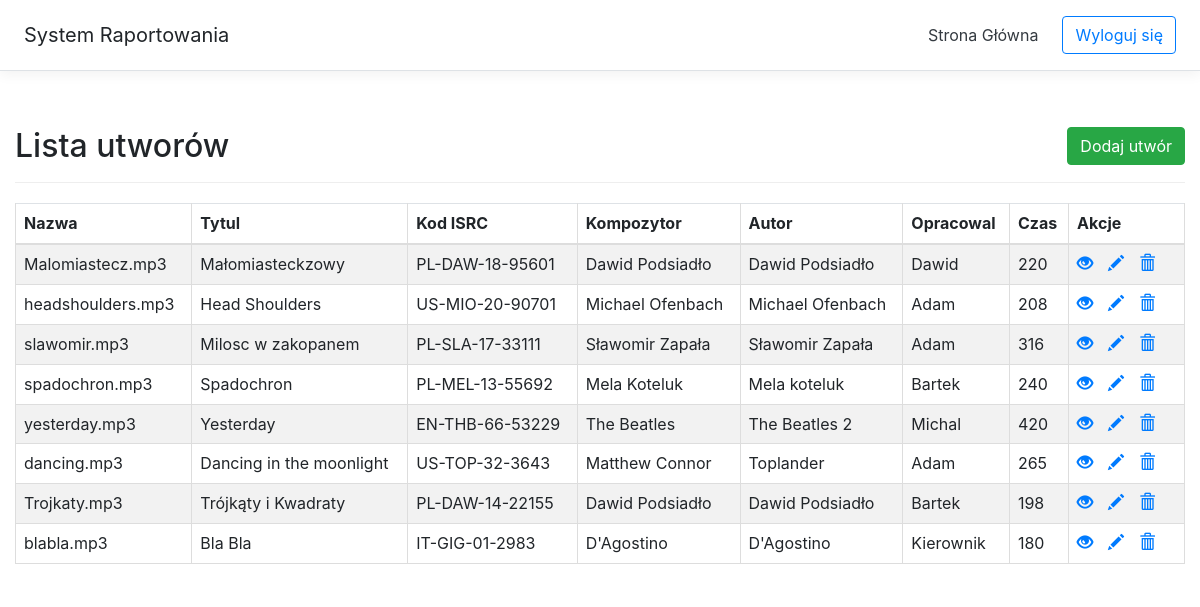
The page /utwory.php (signed in) on the database its author committed.
### tables this page shows
CREATE TABLE `utwory` (
  `id` int(11) NOT NULL,
  `nazwa` varchar(50) DEFAULT NULL,
  `tytul` varchar(50) DEFAULT NULL,
  `kodISRC` varchar(50) DEFAULT NULL,
  `kompozytor` varchar(50) DEFAULT NULL,
  `autor` varchar(50) DEFAULT NULL,
  `autorOpracowania` varchar(50) DEFAULT NULL,
  `czasTrwania` int(50) DEFAULT NULL
);

### utwory.php (the view, shortened to what this page needs)
<!DOCTYPE html>
<html lang="pl">
<head>
    <link rel="stylesheet" href="https://maxcdn.bootstrapcdn.com/bootstrap/3.3.7/css/bootstrap.css">
    <link href="dist/css/bootstrap.min.css" rel="stylesheet">
    <link href="includes/welcome.css" rel="stylesheet">
</head>
<body>
	<div class="d-flex flex-column flex-md-row align-items-center p-3 px-md-4 mb-3 bg-white border-bottom box-shadow">
      <h5 class="my-0 mr-md-auto font-weight-normal">System Raportowania</h5>
      <nav class="my-2 my-md-0 mr-md-3">
        <a class="p-2 text-dark" href="welcome.php">Strona Główna</a>
      </nav>
      <a class="btn btn-outline-primary" href="logout.php">Wyloguj się</a>
    </div>
    <div class="wrapper">
        <div class="container-fluid">
            <div class="row">
                <div class="col-md-12">
                    <div class="page-header clearfix">
                        <h2 class="pull-left">Lista utworów</h2>
                        <a href="createMusic.php" class="btn btn-success pull-right">Dodaj utwór</a>
                    </div>
                    <?php
                    require_once "connect.php";
					$link = mysqli_connect($host, $db_user, $db_password, $db_name);
                    $sql = "SELECT * FROM utwory";
                    if($result = mysqli_query($link, $sql)){
                        if(mysqli_num_rows($result) > 0){
                            echo "<table class='table table-bordered table-striped'>";
                                echo "<thead>";
                                    echo "<tr>";
                                        echo "<th>Nazwa</th>";
                                        echo "<th>Tytul</th>";
                                        echo "<th>Kod ISRC</th>";
                                        echo "<th>Kompozytor</th>";
                                        echo "<th>Autor</th>";
                                        echo "<th>Opracowal</th>";
                                        echo "<th>Czas</th>";
                                        echo "<th>Akcje</th>";
                                    echo "</tr>";
                                echo "</thead>";
                                echo "<tbody>";
                                while($row = mysqli_fetch_array($result)){
                                    echo "<tr>";
                                        echo "<td>" . $row['nazwa'] . "</td>";
                                        echo "<td>" . $row['tytul'] . "</td>";
                                        echo "<td>" . $row['kodISRC'] . "</td>";
                                        echo "<td>" . $row['kompozytor'] . "</td>";
                                        echo "<td>" . $row['autor'] . "</td>";
                                        echo "<td>" . $row['autorOpracowania'] . "</td>";
                                        echo "<td>" . $row['czasTrwania'] . "</td>";
                                        echo "<td>";
                                            echo "<a href='read.php?id=". $row['id'] ."' title='Podgląd' data-toggle='tooltip'><span class='glyphicon glyphicon-eye-open'></span></a>";
                                            echo "<a href='update.php?id=". $row['id'] ."' title='Edycja' data-toggle='tooltip'><span class='glyphicon glyphicon-pencil'></span></a>";
                                            echo "<a href='delete.php?id=". $row['id'] ."' title='Usuń!' data-toggle='tooltip'><span class='glyphicon glyphicon-trash'></span></a>";
                                        echo "</td>";
                                    echo "</tr>";
                                }
                                echo "</tbody>";
                            echo "</table>";
                        } else{
                            echo "<p class='lead'><em>Nie znaleziono zadnych rekordow w bazie.</em></p>";
                        }
                    } else{
                        echo "ERROR: Błąd wykonania zapytania! $sql. " . mysqli_error($link);
                    }
                    ?>
                </div>
            </div>
        </div>
    </div>
</body>
</html>

### includes/welcome.css (style rules this page uses)
html { font-size: 14px; }
@media (min-width: 768px) { html { font-size: 16px; } }
.border-bottom { border-bottom: 1px solid #e5e5e5; }
.box-shadow { box-shadow: 0 .25rem .75rem rgba(0, 0, 0, .05); }

### utwory.php (style rules this page uses)
.wrapper { width: 1200px; margin: 0 auto; }
.page-header h2 { margin-top: 0; }
table tr td:last-child a { margin-right: 15px; }

### rows shown on the page
utwory: nazwa "Malomiastecz.mp3", tytul "Małomiasteckzowy", kodISRC "PL-DAW-18-95601", kompozytor "Dawid Podsiadło", autor "Dawid Podsiadło", autorOpracowania "Dawid", czasTrwania "220"
utwory: nazwa "headshoulders.mp3", tytul "Head Shoulders", kodISRC "US-MIO-20-90701", kompozytor "Michael Ofenbach", autor "Michael Ofenbach", autorOpracowania "Adam", czasTrwania "208"
utwory: nazwa "slawomir.mp3", tytul "Milosc w zakopanem", kodISRC "PL-SLA-17-33111", kompozytor "Sławomir Zapała", autor "Sławomir Zapała", autorOpracowania "Adam", czasTrwania "316"
utwory: nazwa "spadochron.mp3", tytul "Spadochron", kodISRC "PL-MEL-13-55692", kompozytor "Mela Koteluk", autor "Mela koteluk", autorOpracowania "Bartek", czasTrwania "240"
utwory: nazwa "yesterday.mp3", tytul "Yesterday", kodISRC "EN-THB-66-53229", kompozytor "The Beatles", autor "The Beatles 2", autorOpracowania "Michal", czasTrwania "420"
utwory: nazwa "dancing.mp3", tytul "Dancing in the moonlight", kodISRC "US-TOP-32-3643", kompozytor "Matthew Connor", autor "Toplander", autorOpracowania "Adam", czasTrwania "265"
utwory: nazwa "Trojkaty.mp3", tytul "Trójkąty i Kwadraty", kodISRC "PL-DAW-14-22155", kompozytor "Dawid Podsiadło", autor "Dawid Podsiadło", autorOpracowania "Bartek", czasTrwania "198"
utwory: nazwa "blabla.mp3", tytul "Bla Bla", kodISRC "IT-GIG-01-2983", kompozytor "D'Agostino", autor "D'Agostino", autorOpracowania "Kierownik", czasTrwania "180"
